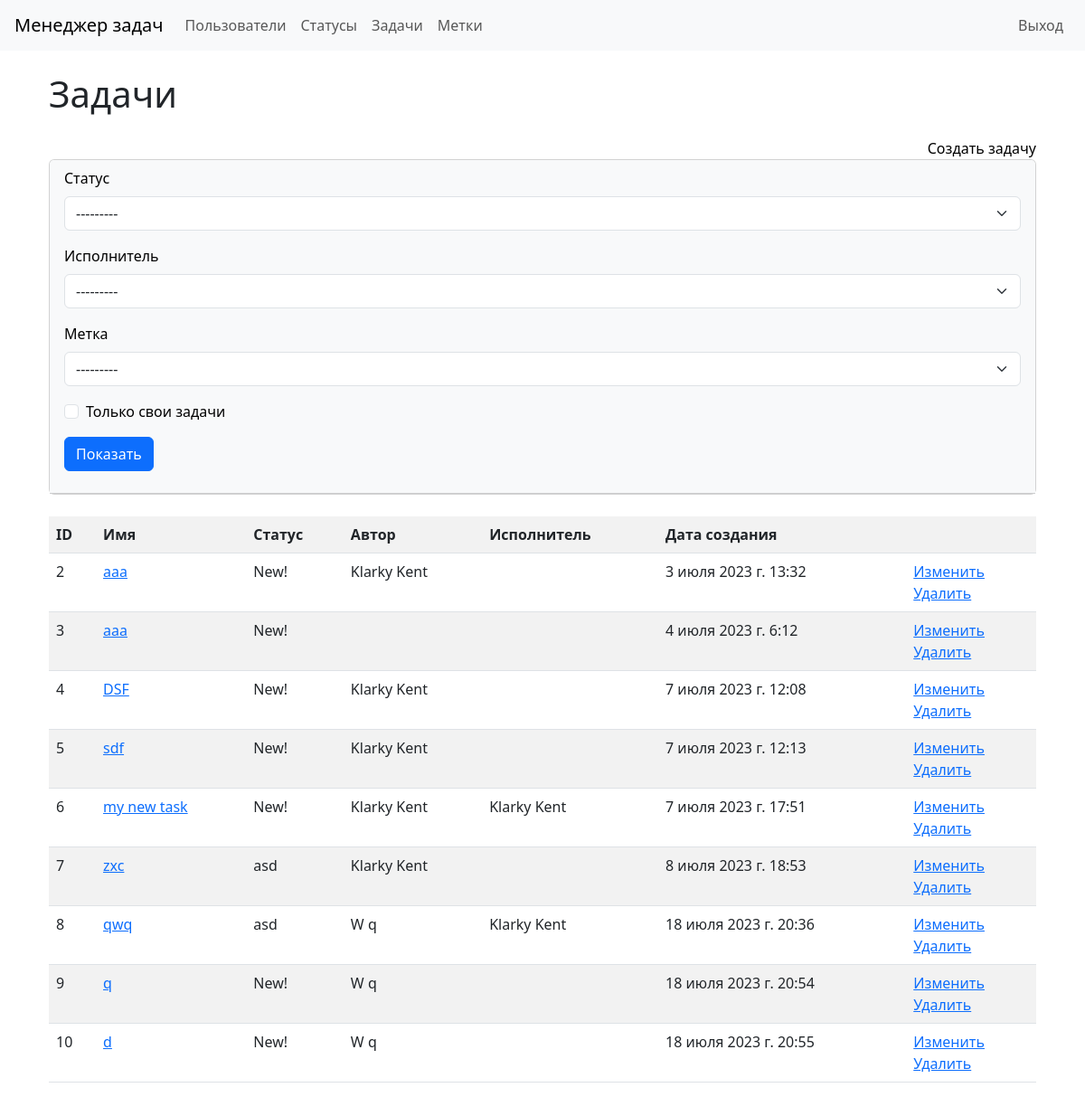
Page /tasks/ (signed in) on the earlier database version.
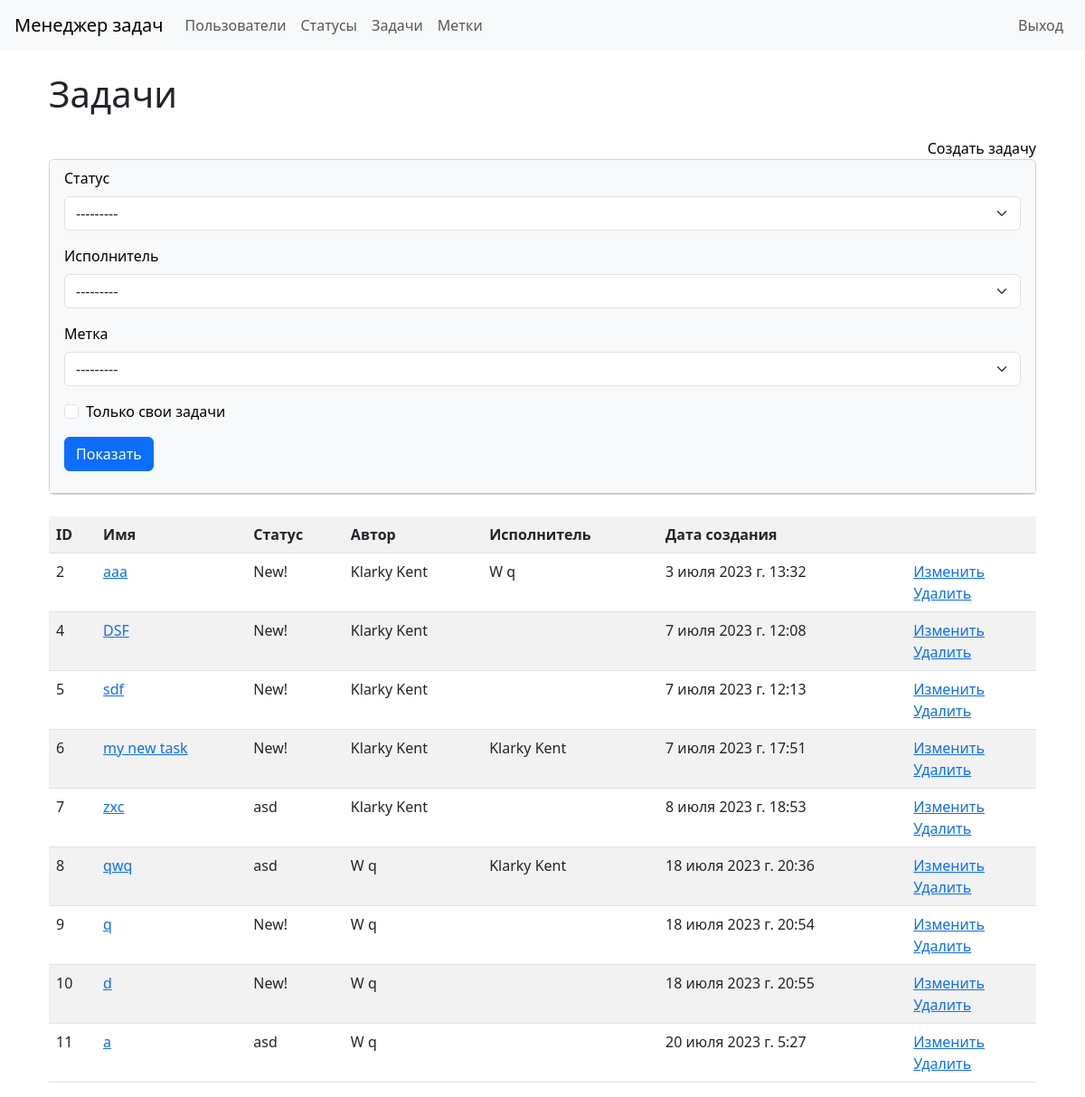
Same page on the later database version.
### task_manager/tasks/models.py (models this page shows)
class TasksModel(models.Model):
    name = models.CharField(max_length=100)
    description = models.TextField()
    timestamp = models.DateTimeField(auto_now_add=True)
    status = models.ForeignKey(StatusModel, on_delete=models.PROTECT,
                               related_name='status_id')
    author = models.ForeignKey(User, on_delete=models.PROTECT,
                               related_name='author_id')
    executor = models.ForeignKey(User, on_delete=models.PROTECT,
                                 related_name='executor_id', null=True)
    labels = models.ManyToManyField(LabelModel)
    def __str__(self):
        return self.name

### task_manager/statuses/models.py (models this page shows)
class StatusModel(models.Model):
    name = models.CharField(
        max_length=100, unique=True,
        error_messages={'unique': "Это имя уже существует."})
    timestamp = models.DateTimeField(auto_now_add=True)
    def __str__(self):
        return self.name

### task_manager/tasks/views.py (the view)
class TaskListView(AppLoginMixin, FilterView, ListView):
    template_name = 'tasks/tasks.html'
    model = TasksModel
    filterset_class = FilterForm
    context_object_name = 'tasks'

### task_manager/labels/models.py (called while the page is built)
    def __str__(self):
        return self.name

### task_manager/tasks/templates/tasks/tasks.html
{% extends "base.html" %}
{% load bootstrap4 %}
{% load i18n %}
{% block main %}
<div class="container wrapper flex-grow-1">
    <h1 class="my-4">{% trans "Tasks" %}</h1>
    <a class="d-flex justify-content-end text-black text-decoration-none" href="{% url 'create_task' %}">{% trans "Create task" %}</a>
    <div class="card">
        <div class="card-header bg-light text-black">
            <form method="get">
            {% bootstrap_form filter.form size='small' %}
            {% buttons %}<button type="submit" class="btn btn-primary mb-3">{% trans "Send" %}</button>{% endbuttons %}
            </form>
         </div>
    </div>
    <br>
    <table class="table table-striped">
        <tr>
            <th>ID</th>
            <th>{% trans "Name" %}</th>
            <th>{% trans "Status" %}</th>
            <th>{% trans "Author" %}</th>
            <th>{% trans "Executor" %}</th>
            <th>{% trans "Create at" %}</th>
            <th></th>
        </tr>
        {% for task in object_list %}
        <tr>
            <td>{{ task.id }}</td>
            <td><a href="{% url 'view_task' pk=task.id %}" >{{ task }}</a></td>
            <td>{{ task.status }}</td>
            <td>{{ task.author.first_name }} {{ task.author.last_name }}</td>
            <td>{% if task.executor %}
                    {{ task.executor.first_name }} {{ task.executor.last_name }}
                {%  endif %}
            </td>
            <td>{{ task.timestamp }}</td>
            <td><a href="{% url 'update_task' pk=task.id %}">{% trans "Update" %}</a><br>
                <a href="{% url 'delete_task' pk=task.id %}">{% trans "Delete" %}</a></td>
        </tr>
        {% endfor %}
    </table>
</div>
{% endblock %}

Differences in the rows shown:
removed TasksModel: id "3", name "aaa", status "New!", timestamp "4 июля 2023 г. 6:12"
changed TasksModel "aaa": executor.first_name (not shown) → "W"; executor.last_name (not shown) → "q"
added TasksModel: id "11", name "a", status "asd", author.first_name "W", author.last_name "q", timestamp "20 июля 2023 г. 5:27"
